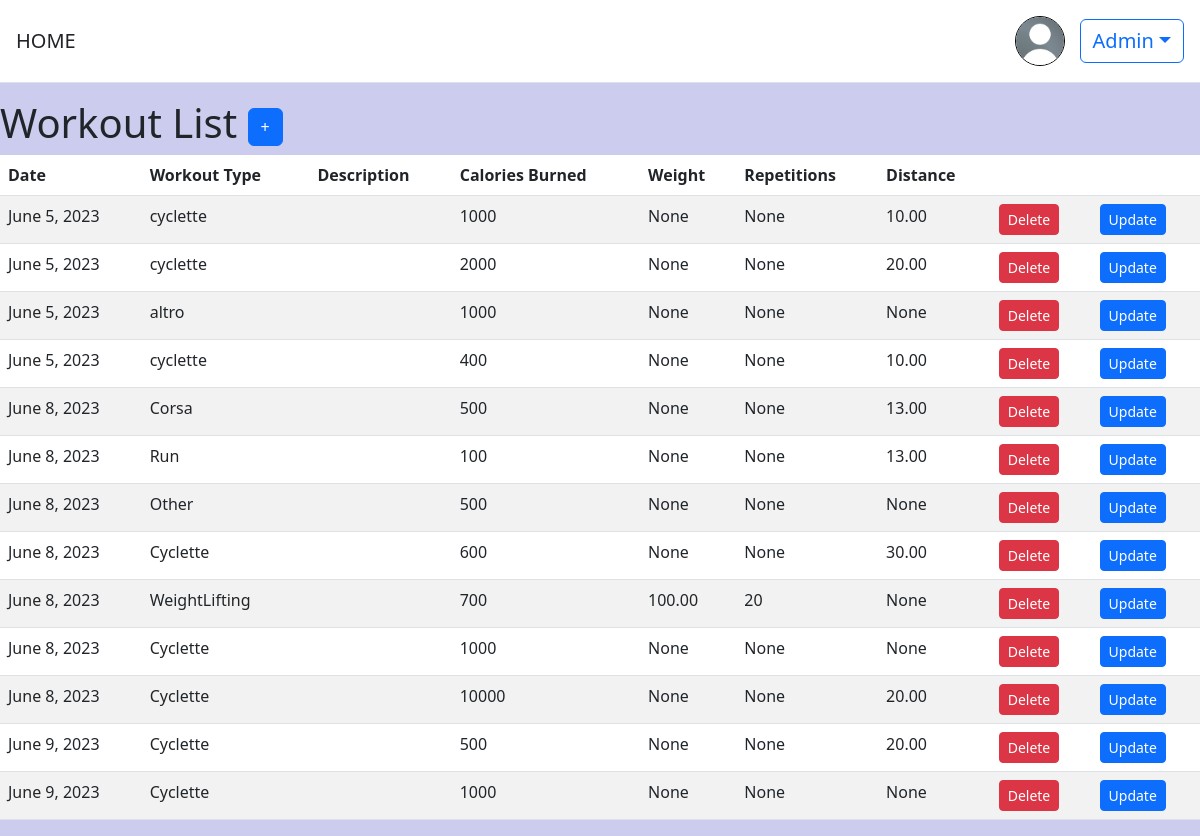
The page /workouts/ (signed in) on the database its author committed.
### users/models.py (models this page shows)
class CustomUser(AbstractUser):
    first_name = models.CharField(max_length=100, null=True, blank=True)
    last_name = models.CharField(max_length=100,null=True, blank=True)
    birth_date = models.DateField(null=True, blank=True)
    age = models.PositiveIntegerField(null=True, blank=True)
    peso = models.PositiveIntegerField(null=True, blank=True)
    altezza = models.PositiveIntegerField(null=True, blank=True)
    profile_pic = models.ImageField(upload_to='profile_pics', null=True, blank=True)

### workouts/models.py (models this page shows, shortened)
class Workout(models.Model):
    WORKOUT_TYPES = (
        ('Running', 'Running'),
        ('WeightLifting', 'Weight Lifting'),
        ('Cyclette', 'Cyclette'),
        ('Other', 'Other'),
    )
    date= models.DateField(auto_now_add=True)
    repetitions = models.IntegerField(null=True, blank=True)
    weight = models.DecimalField(max_digits=5, decimal_places=2, null=True, blank=True)
    calories_burned = models.IntegerField(null=False, blank=False)
    workout_type = models.CharField(max_length=20, choices=WORKOUT_TYPES)
    distance = models.DecimalField(max_digits=5, decimal_places=2, null=True, blank=True)
    descrizione = models.CharField(max_length=50,null=True, blank=True)
    utente = models.ForeignKey(settings.AUTH_USER_MODEL, on_delete=models.CASCADE, null=True, blank=True,default=None)
    goal= models.ForeignKey('obiettivi.GoalModel', on_delete=models.CASCADE, null=True, blank=True,default=None)

### workouts/views.py (the view)
# urls.py: path('', views.workout_list, name='workout_list'),
@login_required
def workout_list(request):
    workouts = Workout.objects.filter(utente=request.user)
    return render(request, 'workout_list.html', {'workouts': workouts})

### templates/workout_list.html (shortened to what this page needs)
{% extends "base.html" %}
{% block content %}
  <h1>
    Workout List
    <a href="{% url 'workouts' %}" class="btn btn-primary"> + </a>
  </h1>
 <div class="table-responsive" >
  <table class="table table-striped">
    <thead>
      <tr>
        <th>Date</th>
        <th>Workout Type</th>
        <th>Description</th>
        <th>Calories Burned</th>
        <th>Weight</th>
        <th>Repetitions</th>
        <th>Distance</th>
        <th></th>
        <th></th>
      </tr>
    </thead>
    <tbody>
      {% for workout in workouts %}
        <tr>
          <td>{{ workout.date }}</td>
          <td>{{ workout.workout_type }}</td>
          <td>{{ workout.description }}</td>
          <td>{{ workout.calories_burned }}</td>
          <td>{{ workout.weight }}</td>
          <td>{{ workout.repetitions }}</td>
          <td>{{ workout.distance }}</td>
          <td>
            <form action="{% url 'delete' workout.pk %}" method="post">
              <button type="submit" class="btn btn-danger btn-sm">Delete</button>
            </form>
          </td>
          <td>
            <form action="{% url 'update' workout.pk %}" method="post">
              <button type="submit" class="btn btn-primary btn-sm">Update</button>
            </form>
          </td>
        </tr>
      {% empty %}
        <tr>
          <td colspan="8">No workouts found.</td>
        </tr>
      {% endfor %}
    </tbody>
  </table>
  </div>
{% endblock content %}

### templates/base.html (shortened to what this page needs)
<!DOCTYPE html>
<html>
{% load static %}
<head>
    <link href="https://cdn.jsdelivr.net/npm/bootstrap@5.2.3/dist/css/bootstrap.min.css" rel="stylesheet"
>
   <link rel="stylesheet" href="https://cdnjs.cloudflare.com/ajax/libs/bootstrap/5.3.0/css/bootstrap.min.css">
</head>
<header class="p-3 mb-3 border-bottom" style="background-color: white">
        <div class="d-flex flex-wrap align-items-center justify-content-center justify-content-lg-start">
            <a class="navbar-brand" href="{% url 'homeview' %}" style="font-size:20px">HOME</a>
            <div class="text-end">
                {% if user.is_authenticated %}
                <div class="dropdown" >
                    {% if user.profile_pic %}
                    <img src="{{ user.profile_pic.url }}" class="rounded-circle" style="width: 50px; height: 50px; margin-right: 10px; border:1px solid black">
                    {% else %}
                    <img  src="{% static 'images/user_default.jpeg' %}" class="rounded-circle" style="width: 50px; height: 50px; margin-right: 10px; border:1px solid black ">
                    {% endif %}
                    <button style="font-size:20px" class="btn btn-outline-primary dropdown-toggle" type="button" id="dropdownMenuButton" data-bs-toggle="dropdown" aria-expanded="false">
                        {{ user.username }}</button>
                </div>
                {% else %}
                <a href="{% url 'users:login' %}" class="btn btn-outline-primary me-2">Log In</a>
                <a href="{% url 'users:signup' %}" class="btn btn-primary">Sign Up</a>
                {% endif %}
            </div>
        </div>
    </header>
<body style="background-color:#ccccee">
    <main >
        {% block content %}
        {% endblock %}
    </main>
</body>
</html>

### rows shown on the page
CustomUser: username "Admin"
Workout: date "June 5, 2023", workout_type "cyclette", calories_burned "1000", weight "None", repetitions "None", distance "10.00"
Workout: date "June 5, 2023", workout_type "cyclette", calories_burned "2000", weight "None", repetitions "None", distance "20.00"
Workout: date "June 5, 2023", workout_type "altro", calories_burned "1000", weight "None", repetitions "None", distance "None"
Workout: date "June 5, 2023", workout_type "cyclette", calories_burned "400", weight "None", repetitions "None", distance "10.00"
Workout: date "June 8, 2023", workout_type "Corsa", calories_burned "500", weight "None", repetitions "None", distance "13.00"
Workout: date "June 8, 2023", workout_type "Run", calories_burned "100", weight "None", repetitions "None", distance "13.00"
Workout: date "June 8, 2023", workout_type "Other", calories_burned "500", weight "None", repetitions "None", distance "None"
Workout: date "June 8, 2023", workout_type "Cyclette", calories_burned "600", weight "None", repetitions "None", distance "30.00"
Workout: date "June 8, 2023", workout_type "WeightLifting", calories_burned "700", weight "100.00", repetitions "20", distance "None"
Workout: date "June 8, 2023", workout_type "Cyclette", calories_burned "1000", weight "None", repetitions "None", distance "None"
Workout: date "June 8, 2023", workout_type "Cyclette", calories_burned "10000", weight "None", repetitions "None", distance "20.00"
Workout: date "June 9, 2023", workout_type "Cyclette", calories_burned "500", weight "None", repetitions "None", distance "20.00"
Workout: date "June 9, 2023", workout_type "Cyclette", calories_burned "1000", weight "None", repetitions "None", distance "None"
